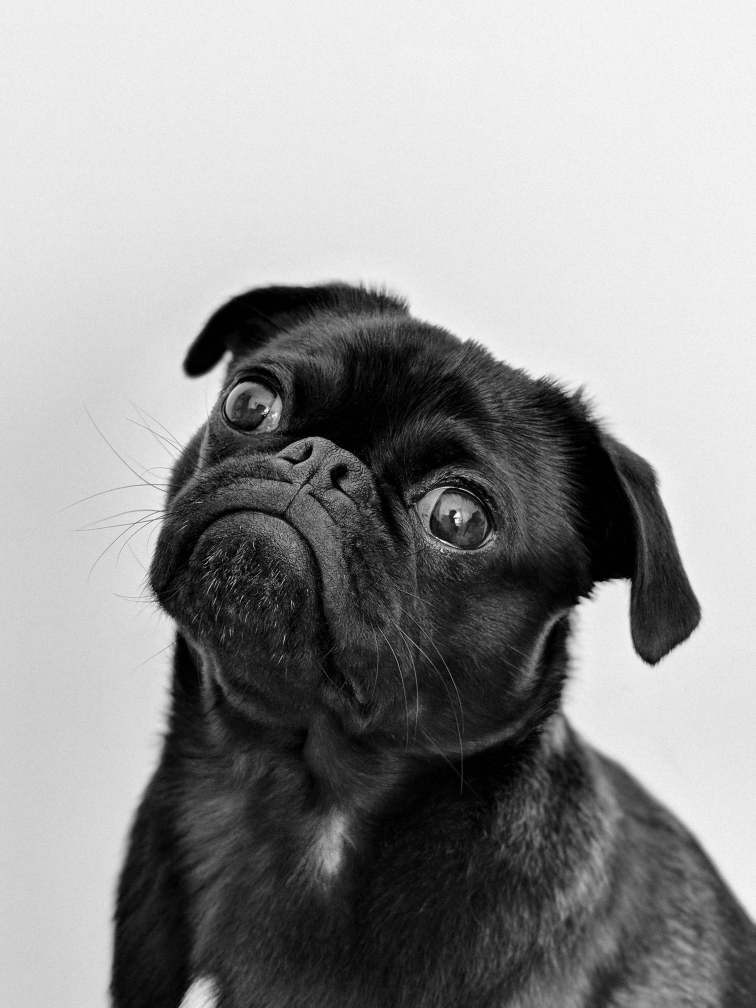
#> input picture baitapngay/bai3/data/input/cho.jpg, 3024 x 4032 px, found by its file name (shown at 1/4 size); its folder holds 4 pictures in this run
$ python svm.py
#> lines starting #> are read from the running program, lines starting #| are printed output that depends on the picture
import os
import cv2
import numpy as np
from sklearn.model_selection import train_test_split
from sklearn.svm import SVC
from sklearn.neighbors import KNeighborsClassifier
from sklearn.tree import DecisionTreeClassifier
from sklearn.metrics import accuracy_score, precision_score, recall_score
import time

# Đường dẫn đến thư mục chứa ảnh
input_dir = './bai3/data/input'
output_dir = './bai3//data/output'

if not os.path.exists(output_dir):
    os.makedirs(output_dir)

# Gán nhãn cho từng loại hình ảnh (hoa, động vật...)
labels = {'cho': 0, 'meo': 1, 'ngua': 2, 'soc': 3, 'voi': 4}

data = []
targets = []

# Đọc ảnh từ thư mục và gán nhãn
for folder, label in labels.items():
    folder_path = os.path.join(input_dir, folder + '.jpg')  # Cập nhật đường dẫn tới file ảnh
    print(f"Đọc ảnh từ: {folder_path}")
    if os.path.isfile(folder_path):  # Kiểm tra nếu file tồn tại
        image = cv2.imread(folder_path)
#> image is the input picture: shape (4032, 3024, 3); min 0, max 255, mean 147.9
        image = cv2.resize(image, (64, 64))  # Resize ảnh
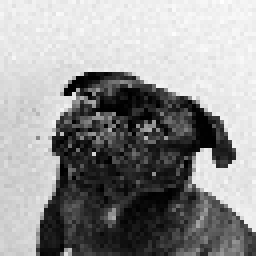
#> image: shape (64, 64, 3) (shown 4 times larger); min 0, max 255, mean 147.8
        data.append(image.flatten())  # Chuyển ảnh thành vector
        targets.append(label)
#> pass 2 of the loop `for folder, label in labels.items():`:
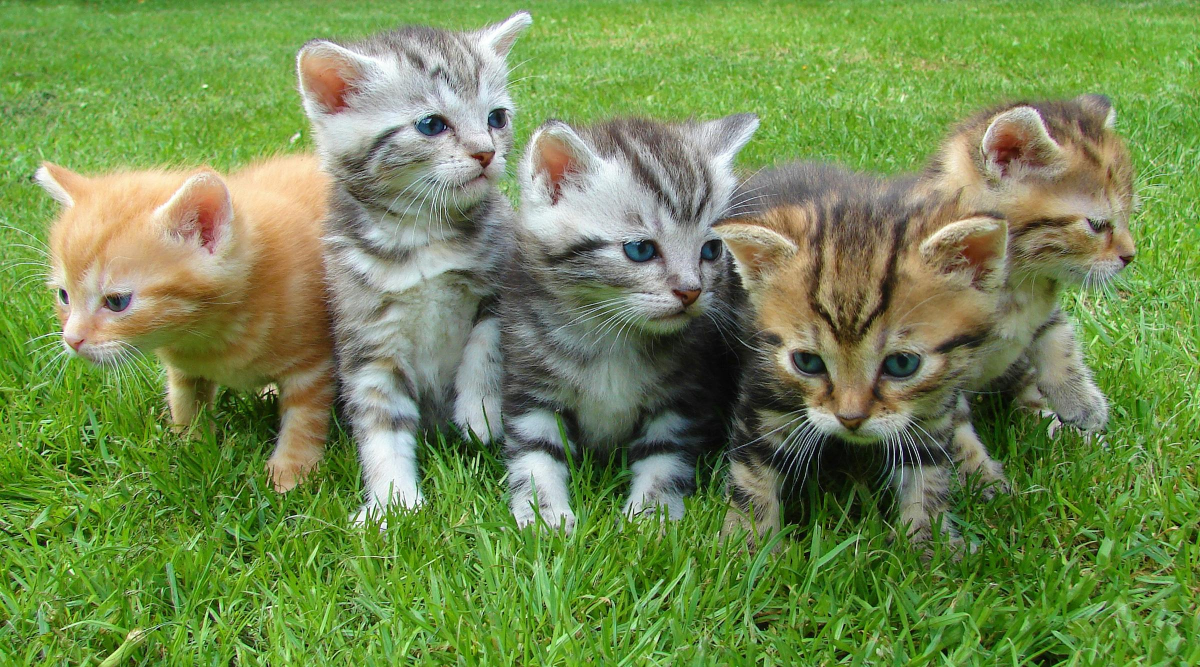
#> input picture baitapngay/bai3/data/input/meo.jpg, 2400 x 1334 px, found by its file name (shown at 1/2 size)
#> image is the input picture: shape (1334, 2400, 3); mean B, G, R 80.4, 139.5, 114.5
#> `image = cv2.resize(image, (64, 64))`:
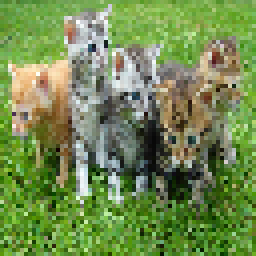
#> image: shape (64, 64, 3) (shown 4 times larger); mean B, G, R 80.5, 139.8, 114.6
#> pass 3 of the loop `for folder, label in labels.items():`:
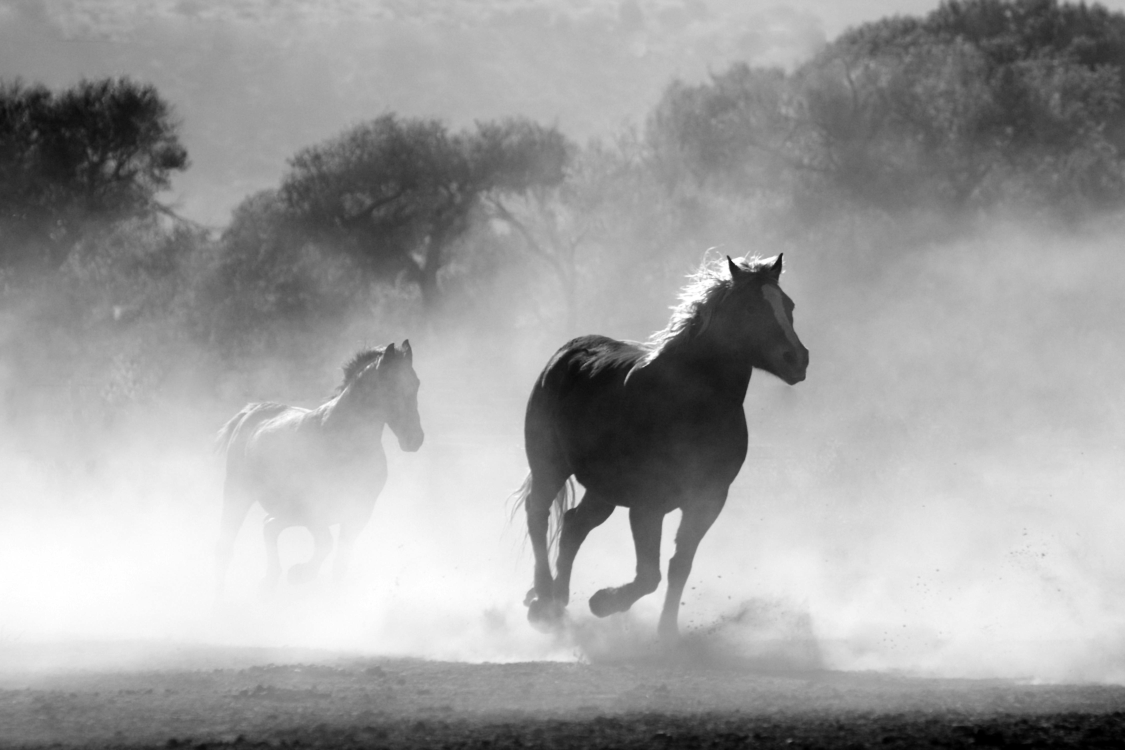
#> input picture baitapngay/bai3/data/input/ngua.jpg, 4500 x 3000 px, found by its file name (shown at 1/4 size)
#> image is the input picture: shape (3000, 4500, 3); min 0, max 255, mean 158.8
#> `image = cv2.resize(image, (64, 64))`:
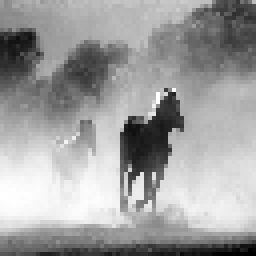
#> image: shape (64, 64, 3) (shown 4 times larger); min 0, max 255, mean 158.8
#> the loop made 5 passes; the first 3 are shown

data = np.array(data)
targets = np.array(targets)
print(f"Số lượng ảnh đọc được: {len(data)}")

# Chia dữ liệu thành tập huấn luyện và kiểm tra
X_train, X_test, y_train, y_test = train_test_split(data, targets, test_size=0.2, random_state=42)

# Định nghĩa hàm đánh giá mô hình
def evaluate_model(model, X_train, X_test, y_train, y_test):
    start_time = time.time()
    model.fit(X_train, y_train)
    y_pred = model.predict(X_test)

    accuracy = accuracy_score(y_test, y_pred)
    precision = precision_score(y_test, y_pred, average='weighted', zero_division=1)
    recall = recall_score(y_test, y_pred, average='weighted', zero_division=1)
    elapsed_time = time.time() - start_time

    return accuracy, precision, recall, elapsed_time

# Huấn luyện và đánh giá các mô hình
# SVM
svm_model = SVC()
svm_results = evaluate_model(svm_model, X_train, X_test, y_train, y_test)
print(f"SVM - Accuracy: {svm_results[0]:.2f}, Precision: {svm_results[1]:.2f}, Recall: {svm_results[2]:.2f}, Time: {svm_results[3]:.2f} seconds")

# KNN
knn_model = KNeighborsClassifier(n_neighbors=2)
knn_results = evaluate_model(knn_model, X_train, X_test, y_train, y_test)
print(f"KNN - Accuracy: {knn_results[0]:.2f}, Precision: {knn_results[1]:.2f}, Recall: {knn_results[2]:.2f}, Time: {knn_results[3]:.2f} seconds")

# Decision Tree
dt_model = DecisionTreeClassifier()
dt_results = evaluate_model(dt_model, X_train, X_test, y_train, y_test)
print(f"Decision Tree - Accuracy: {dt_results[0]:.2f}, Precision: {dt_results[1]:.2f}, Recall: {dt_results[2]:.2f}, Time: {dt_results[3]:.2f} seconds")

# Xuất kết quả ra file output
with open(os.path.join(output_dir, 'results.txt'), 'w') as f:
    f.write("Model, Accuracy, Precision, Recall, Time\n")
    f.write(f"SVM, {svm_results[0]:.2f}, {svm_results[1]:.2f}, {svm_results[2]:.2f}, {svm_results[3]:.2f}\n")
    f.write(f"KNN, {knn_results[0]:.2f}, {knn_results[1]:.2f}, {knn_results[2]:.2f}, {knn_results[3]:.2f}\n")
    f.write(f"Decision Tree, {dt_results[0]:.2f}, {dt_results[1]:.2f}, {dt_results[2]:.2f}, {dt_results[3]:.2f}\n")
